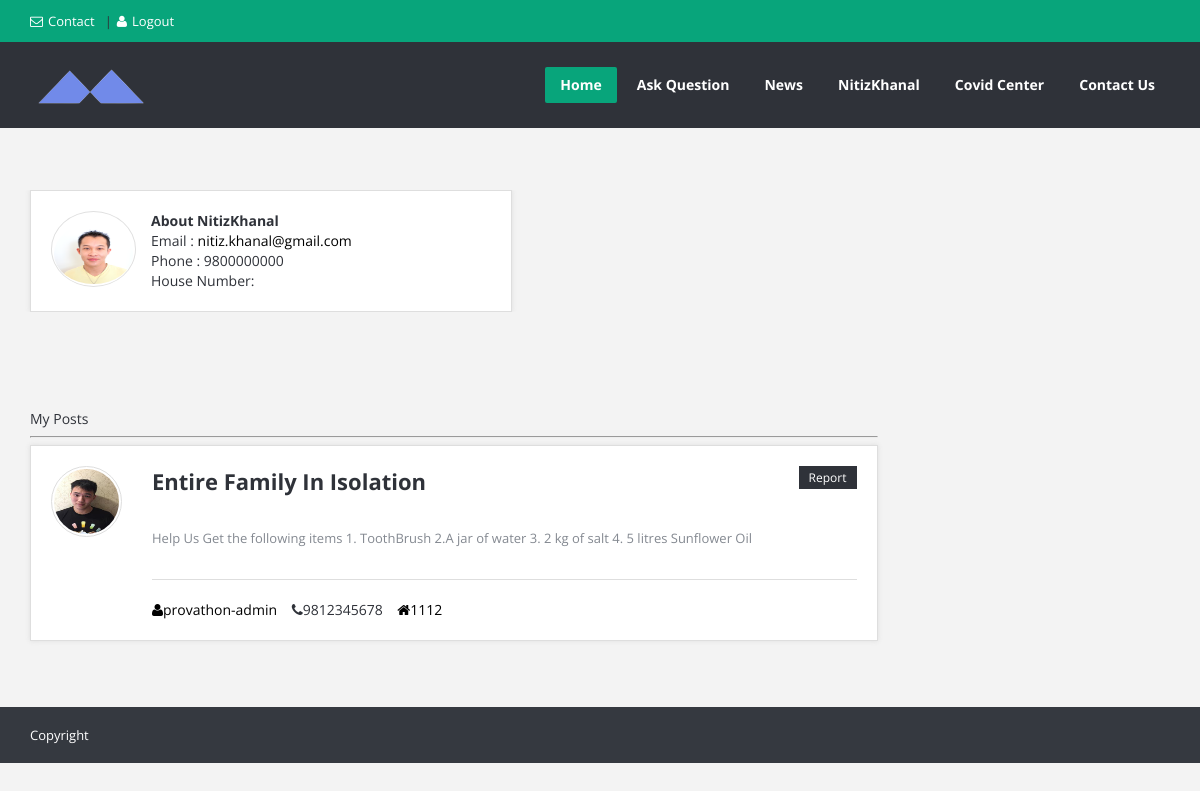
Screenshot of /users/profile/provathon-admin (signed in) with the database file from the repository.
### users/models.py (models this page shows, shortened)
class Profile(models.Model):
    user = models.OneToOneField(User, on_delete=models.CASCADE, )
    image = models.ImageField(default='default.jpg', upload_to='profile_pics')
    contact = models.CharField(max_length = 10, default = "Not entered")
    address = models.CharField(max_length=50, default = "Not entered")
    Gcode = models.CharField(max_length = 5, default = "Not entered")

### posts/models.py (models this page shows, shortened)
class Post(models.Model):
    title = models.CharField(max_length=100)
    content = models.TextField()
    date_posted = models.DateTimeField(default = timezone.now)
    author = models.ForeignKey(User, on_delete = models.CASCADE)
    settled = models.BooleanField(default=False)

### users/views.py (the view)
# urls.py: path('profile/<str:username>', UserPostListView.as_view(), name='user-profile'),
class UserPostListView(ListView):
    model = Post
    context_object_name = 'posts'
    template_name = 'users/user_profile.html'
    paginate_by = 2
    def get_queryset(self):
        user = get_object_or_404(User, username = self.kwargs.get('username'))
        return Post.objects.filter(author = user).order_by('-date_posted')

### users/templates/users/user_profile.html (shortened to what this page needs)
{% extends 'posts/base.html' %}
{% block content %}
	<section class="container main-content">
		<div class="row">
			<div class="col-md-9">
				<div class="row">
					<div class="user-profile">
						<div class="col-md-7">
							<div class="page-content">
								<div class="user-profile-img"><img style="margin-top:10px;" width="80" height="60"
								 src="{{user.profile.image.url}}" alt="user">
								</div>
								<h1><b>About {{ user.username }}</b></h1>
								<h3>Email : <a style="color:#000000;" href = "mailto: {{user.email}}">{{ user.email }}</a></h3>
								<h3>Phone : {{ user.profile.contact }}</h3>
								<h3>House Number: {{ post.author.profile.Gcode}}</h3>
							</div>
						</div>
					</div>
				</div>
			</div>
		</div>
	</section>
	<section class="container main-content">
		<div class="row">
			<div class="col-md-9">
				<h2>My Posts</h2>
			<hr/>
			{% for post in posts %}
			<article class="question question-type-normal">
				<h2>
					<a href="{% url 'post-details' post.id %}">{{post.title}}</a>
				</h2>
				<a class="question-report" href="#">Report</a>
				<div class="question-author">
					<a href="#" original-title="ahmed" class="question-author-img tooltip-n"><img alt="" src="{{ post.author.profile.image.url }}"></a>
				</div>
				<div class="question-inner">
					<p class="question-desc">{{ post.content }}</p>
					<span class="author_username"><a style="color:#000000;" href="#"><i class="icon-user"></i>{{post.author.username}}</a></span>
					<span class="author_contact"><i class="icon-phone"></i>{{ post.author.profile.contact }}</span>
					<a style="color:#000000;" href="#"><i class="icon-home"></i>{{ post.author.profile.Gcode}}</a></span>
				</div>
			</article>
			{% endfor %}
		</div>
		</div>
	</section>
{% endblock %}

### posts/templates/posts/base.html (shortened to what this page needs)
{% load static %}
<!DOCTYPE html>
<html lang="en">
<head>
	<link rel="stylesheet" href="{% static 'posts/style.css' %}">
	<link rel="stylesheet" href="{% static 'posts/css/responsive.css' %}">
	<link rel="stylesheet" href="{% static 'posts/css/contents.css' %}">
</head>
<body>
<div id="wrap" class="grid_1200">
    	<div id="header-top">
		<section class="container clearfix">
			<nav class="header-top-nav">
				<ul>
					<li><a href="{% url 'contact' %}"><i class="icon-envelope"></i>Contact</a></li>
					{% if user.is_authenticated %}
					<li><a href="{% url 'logout' %}" id="login-panel"><i class="icon-user"></i>Logout</a></li>
					{% else %}
					<li><a href="{% url 'login' %}" id="login-panel"><i class="icon-user"></i>Login</a></li>
					{% endif %}
				</ul>
			</nav>
		</section>
	</div>
	<header id="header">
		<section class="container clearfix">
			<div class="logo"><a href="{% url 'home' %}"><img alt="" src="{% static 'posts/images/logo.png'%}"></a></div>
			<nav class="navigation">
				<ul>
					<li class="current_page_item"><a href="{% url 'home' %}">Home</a>
					</li>
					<li class="ask_question"><a href="{% url 'post-create' %}">Ask Question</a></li>
					<li><a href="https://www.neplinews.com" target="blank">News</a></li>
					{% if user.is_authenticated %}
					<li><a href="{% url 'user-profile' user.username%}">{{user.username}}</a>
					{% else %}
					<li><a href="{% url 'login'%}">User</a></li>
					{% endif%}
					<li><a href="{% url 'covid'%}">Covid Center</a></li>
					<li><a href="{% url 'contact'%}">Contact Us</a></li>
				</ul>
			</nav>
		</section>
	</header>
    {% block content %}{% endblock %}
</div>
</body>
<footer id="footer-bottom">
		<section class="container">
			<div class="copyrights f_left">Copyright<a href="#"></a></div>
		</section>
	</footer>
</html>

### posts/static/posts/css/responsive.css (style rules this page uses)
@media (min-width: 1200px) { .grid_1200 .navigation > ul > li > a { padding: 0 15px; } }

### posts/static/posts/css/contents.css (style rules this page uses)
.container.main-content { margin-top: 10%; padding-bottom:3%; position: relative; z-index: 991; }
.page-content,.about-author,.user-question,#related-posts { -moz-box-sizing: border-box; -webkit-box-sizing: border-box; box-sizing: border-box; padding: 20px; border: 1px solid #dedede; background: #FFF; -moz-box-shadow: 0 0 5px #dedede; -webkit-box-shadow: 0 0 5px #dedede; box-shadow: 0 0 5px #dedede; }
.page-content { overflow: hidden; height: 100%; }
.question { -moz-box-sizing: border-box; -webkit-box-sizing: border-box; box-sizing: border-box; margin-bottom: 30px; padding: 20px; border: 1px solid #dedede; background: #FFF; -moz-box-shadow: 0 0 5px #dedede; -webkit-box-shadow: 0 0 5px #dedede; box-shadow: 0 0 5px #dedede; position: relative; }
.question-inner { position: relative; margin-left: 101px; }
.question-author { position: absolute; top: 20px; left: 20px; float: left; text-align: center; width: 71px; height: 71px; overflow: hidden; padding: 2px; border: 1px solid #dedede; -moz-border-radius: 50%; -webkit-border-radius: 50%; border-radius: 50%; }
.question-author img { width: 65px; height: 65px; overflow: hidden; -moz-border-radius: 50%; -webkit-border-radius: 50%; border-radius: 50%; }
.question-author-img { position: relative; display: block; }
.question h2 { margin: 0 0 30px 101px; color: #474D5D; overflow: hidden; font-size: 22px; font-weight: bold; padding-right: 161px; }
.question h2 a { color: #2f3239; }
.question-report { float: right; font-size: 12px; background-color: #2f3239; padding: 4px 10px; position: absolute; top: 20px; right: 20px; height: 23px; line-height: 15px; }
.question-desc { margin-bottom: 20px; padding-bottom: 30px; line-height: 22px; font-size: 13px; border-bottom: 1px solid #dedede; color: #848991; }
.user-profile { overflow: hidden; height: 100%; position: relative; }
.user-profile-img { width: 85px; float: left; margin-right: 15px; padding: 2px; border: 1px solid #e0e0e0; background-color: #FFF; -moz-border-radius: 50%; -webkit-border-radius: 50%; border-radius: 50%; }
.user-profile-img img { width: 100%; -moz-border-radius: 50%; -webkit-border-radius: 50%; border-radius: 50%; }
#footer-bottom { background-color: #353940; padding: 16px 0; font-size: 12px; line-height: 24px; }
.copyrights { font-size: 13px; }
.author_username,.author_contact { margin-right:11px; }

### posts/static/posts/css/base.css (style rules this page uses)
html, body, div, span, applet, object, iframe, h1, h2, h3, h4, h5, h6, p, blockquote, pre, a, abbr, acronym, address, big, cite, code, del, dfn, em, img, ins, kbd, q, s, samp, small, strike, strong, sub, sup, tt, var, b, u, i, center, dl, dt, dd, ol, ul, li, fieldset, form, label, legend, table, caption, tbody, tfoot, thead, tr, th, td, article, aside, canvas, details, embed, figure, figcaption, footer, header, hgroup, menu, nav, output, ruby, section, summary, time, mark, audio, video { margin: 0; padding: 0; border: 0; font-size: 100%; font: inherit; vertical-align: baseline; }
body { font-size: 14px; line-height: 22px; }
article, aside, details, figcaption, figure, footer, header, hgroup, menu, nav, section { display: block; }
ol, ul, li { list-style: none; }
p { margin: 0 0 20px 0; line-height: 22px; }
html { -webkit-text-size-adjust: none; }
* { outline: none; }
body,.qoute p,input,.button,label,.more,blockquote,.widget ul li,textarea { font-family: "Open Sans", Arial, sans-serif; }
.f_left { float: left !important; }

### rows the page displays
Post: title "Entire Family In Isolation", author.profile.image (picture), content "Help Us Get the following items 1. ToothBrush 2.A jar of water 3. 2 kg of salt 4. 5 litres Sunflower Oil", author.username "provathon-admin", author.profile.contact "9812345678", author.profile.Gcode "1112"

### other values shown
{{ user.username }} "NitizKhanal"
{{ user.email }} "nitiz.khanal@gmail.com"
{{ user.profile.contact }} "9800000000"
